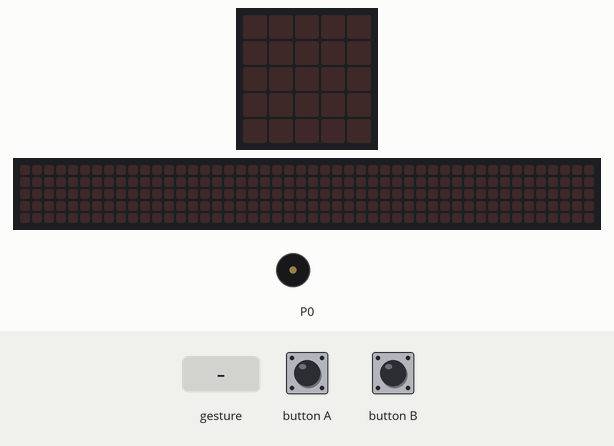
Recording of a program running on a simulated BBC micro:bit (MakeCode). Parts: the board's 5×5 LED display, a strip that is not on the board, showing the scrolling text unrolled, buzzer (waves = sounding). Inputs (shaded band) come from the test bench. Random numbers come from a fixed seed; a tilt is held for 1.5 s and a shake lasts 1 s, then the board lies face up again; the 48×5 strip is a reading aid, not a part: it shows the text the display is scrolling, unrolled, one strip-width of it at a time.

Above: at 1.2 s.
1.3 s: button B pressed for 3.2 s
At 4.7 s:
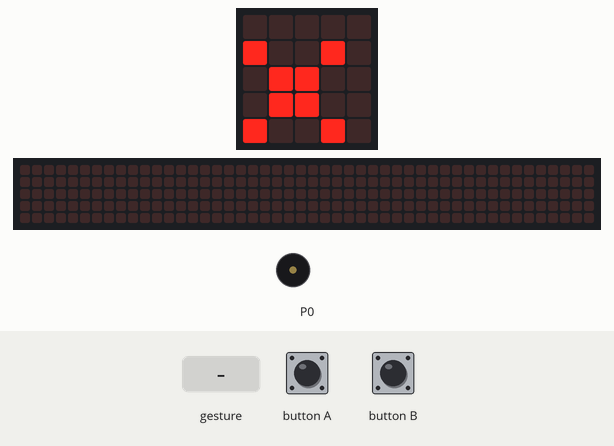
6.0 s: button B pressed for 0.15 s
At 6.5 s:
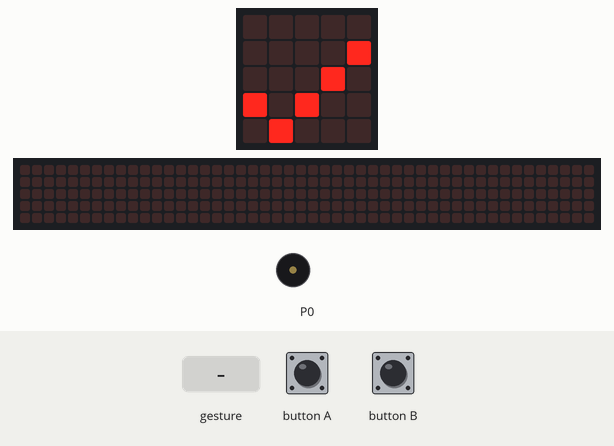
7.6 s: gesture 'shake'
At 9.8 s:
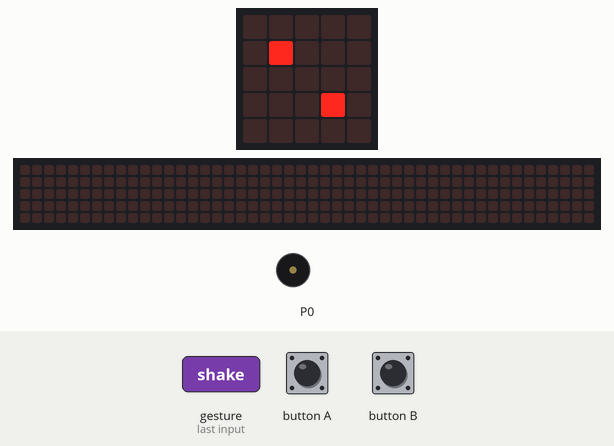
10.6 s: button A pressed for 0.15 s
At 10.69 s:
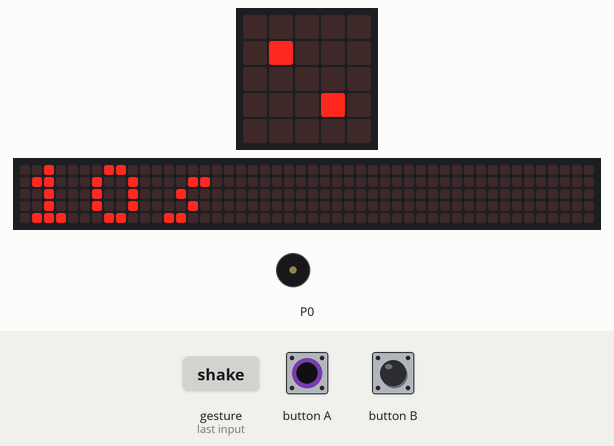
13.6 s: button B pressed for 1 s
At 14.7 s:
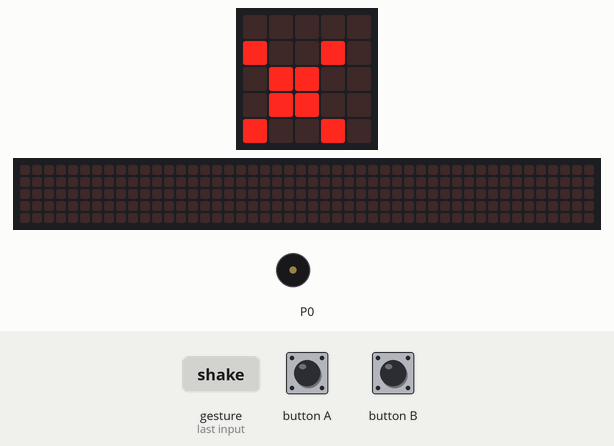
16.1 s: button B pressed for 0.15 s
At 17.5 s:
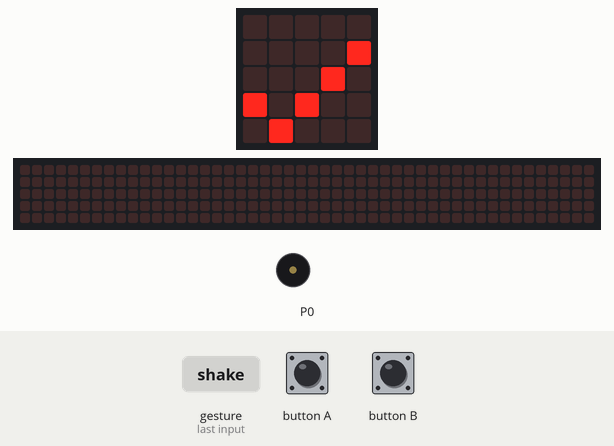
Timing chart, 0 to 18.7 s (numbered marks = the images above; inputs shaded):
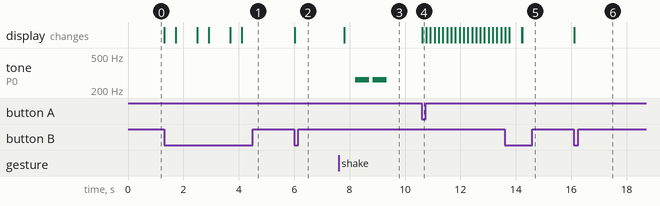

The program:

main.ts
```typescript
let mod = false
let hod = 1
let lock = true
basic.forever(function furt() {


    //  přepínání modu 6 a 10
    if (input.buttonIsPressed(Button.B)) {
        if (lock == true) {
            lock = false
            basic.showLeds(`
            . . . . .
            . . . . #
            . . . # .
            # . # . .
            . # . . .
            `)
        } else {
            lock = true
            basic.showString("x")
        }

    }

    if (lock == false) {
        if (input.buttonIsPressed(Button.A)) {
            if (mod == true) {
                mod = false
                basic.showString("6s")
            } else {
                mod = true
                basic.showString("10s")
            }

        }

        if (input.isGesture(Gesture.Shake)) {
            if (mod == true) {
                hod = randint(1, 10)
            } else {
                hod = randint(1, 6)
            }

            if (hod == 1) {
                basic.showLeds(`
                    . . . . .
                                . . . . .
                                . . # . .
                                . . . . .
                                . . . . .
                `)
            } else if (hod == 2) {
                basic.showLeds(`
                    . . . . .
                                . # . . .
                                . . . . .
                                . . . # .
                                . . . . .
                `)
            } else if (hod == 3) {
                basic.showLeds(`
                    . . . . .
                                . # . . .
                                . . # . .
                                . . . # .
                                . . . . .
                `)
            } else if (hod == 4) {
                basic.showLeds(`
                    . . . . .
                                . # . # .
                                . . . . .
                                . # . # .
                                . . . . .
                `)
            } else if (hod == 5) {
                basic.showLeds(`
                    . . . . .
                                . # . # .
                                . . # . .
                                . # . # .
                                . . . . .
                `)
            } else if (hod == 6) {
                basic.showLeds(`
                    . . . . .
                                . # . # .
                                . # . # .
                                . # . # .
                                . . . . .
                `)
            } else if (hod == 7) {
                basic.showLeds(`
                    . . . . .
                                . # . # .
                                . # # # .
                                . # . # .
                                . . . . .
                `)
            } else if (hod == 8) {
                basic.showLeds(`
                    . . . . .
                                . # # # .
                                . # . # .
                                . # # # .
                                . . . . .
                `)
            } else if (hod == 9) {
                basic.showLeds(`
                    . . . . .
                                . # # # .
                                . # # # .
                                . # # # .
                                . . . . .
                `)
            } else if (hod == 10) {
                basic.showLeds(`
                    . . # . .
                                . # # # .
                                # . . . #
                                . # # # .
                                . . # . .
                `)
            }

            for (let i = 0; i < hod; i++) {
                music.playTone(Note.C, music.beat(1))
                music.rest(music.beat(4))
            }
        } else {

        }

    }

})
```

test.ts
```typescript
// Tady jsou testy. Při použití tohoto balíčku jako rozšíření nebude zkompilováno.
```

Measured:
- after the input at 1.3 s, the display: first changes at once (image 1 shows a later state)
- after the input at 6.0 s, the display: changes at once (image 2)
- after the input at 7.6 s, tone on P0: alternates 262 Hz for 0.50 s and silent for 0.14 s, 4 changes in all, then stays silent, starting after 0.61 s; the display: changes after 0.21 s (image 3)
- after the input at 10.6 s, the display: changes at once (image 4)
- after the input at 16.1 s, the display: changes at once (image 6)
